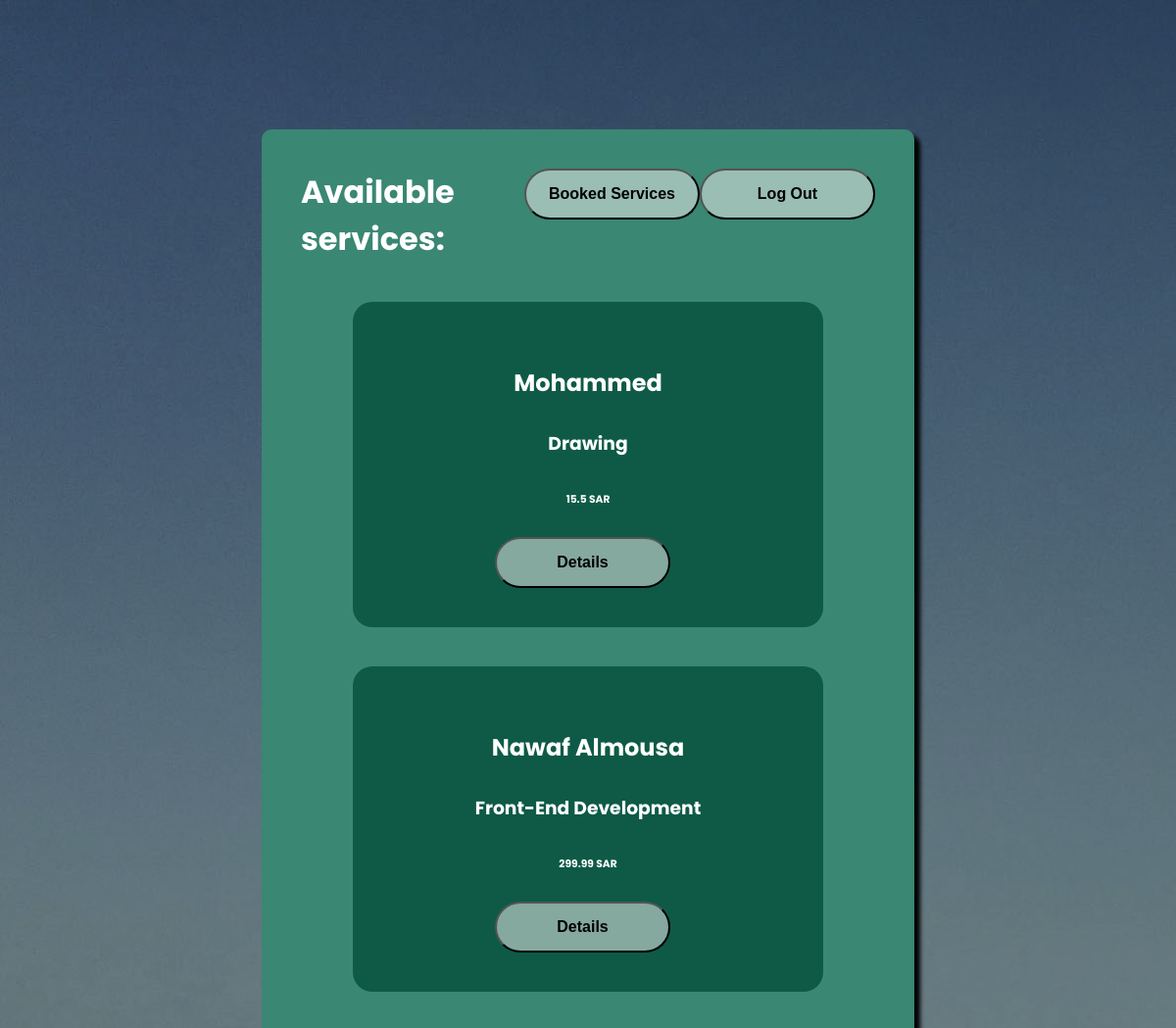
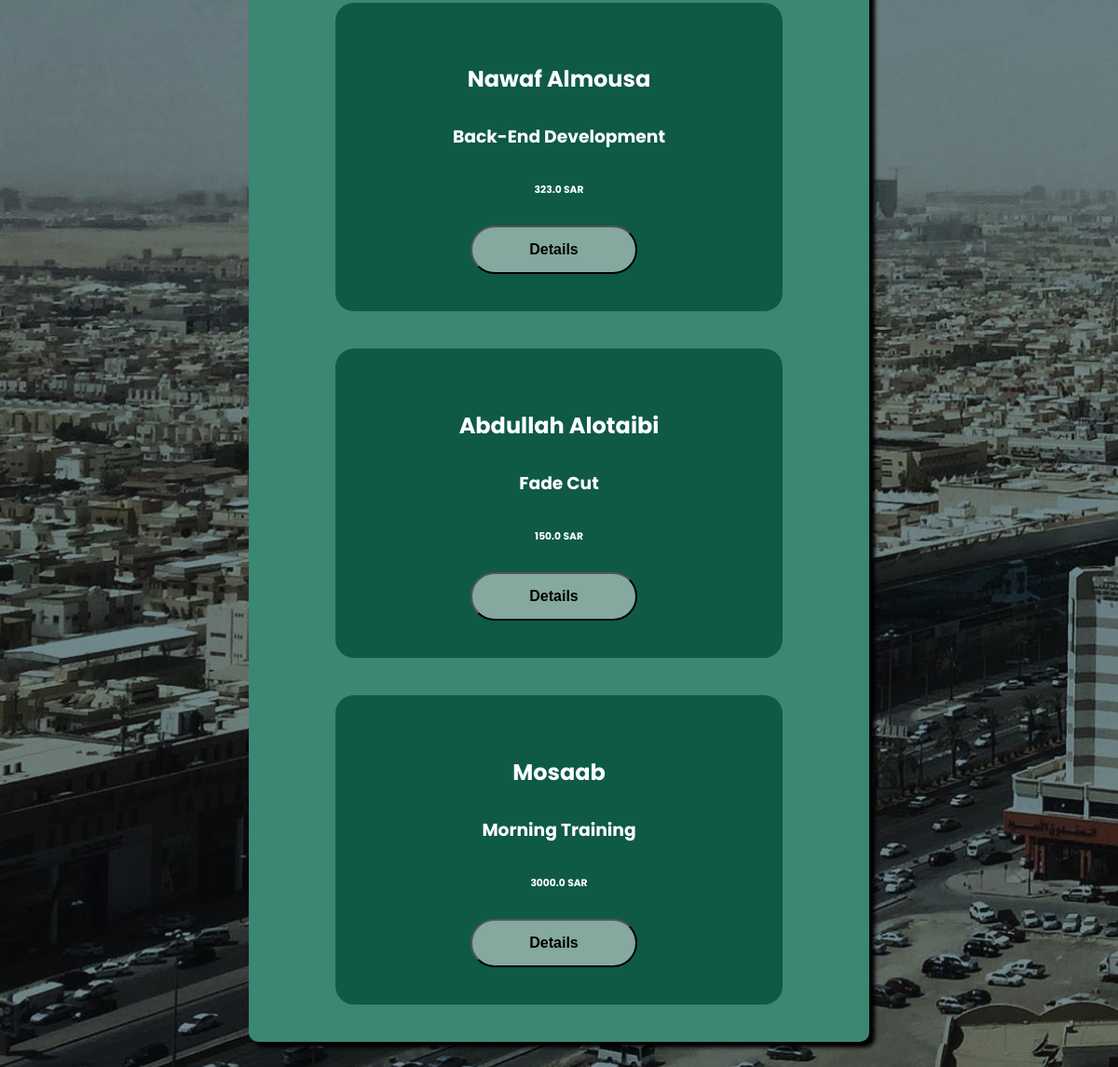
The app's page /saham/ShowServices/Drawing with its own data (2 pictures, top to bottom).
### sahamapp/models.py (models this page shows)
class Service(models.Model):
    serviceId = models.CharField(max_length=6, primary_key=True)
    name = models.CharField(max_length=32, validators=[MinLengthValidator(3)])
    description = models.CharField(max_length=500)
    price = models.FloatField()
    freelancer = models.ForeignKey(Freelancer, on_delete=models.CASCADE, related_name='services')

class Freelancer(models.Model):
    freelancerId = models.CharField(max_length=6,primary_key=True)
    email = models.EmailField(max_length=256,unique=True)
    password = models.CharField(max_length=32, validators=[MinLengthValidator(6)])
    description = models.CharField(max_length=500)
    name = models.CharField(max_length=32, validators=[MinLengthValidator(3)])
    phonenumber = models.CharField(max_length=10, validators=[MinLengthValidator(10)])

### sahamapp/views.py (the view)
# urls.py: path("ShowServices/<str:username>", views.showServices, name='showServices'),
def showServices(request, username):
    services = Service.objects.all()
    return render(request, 'sahamapp/showServices.html', {
        'services': services,
        'username': username
    })

### sahamapp/templates/sahamapp/showServices.html
{% extends 'sahamapp/layout.html' %}
{% load static %}
{% block body %}
<div class="services-container">
    <div class="header">
        <h1 style="margin: 0; color: white; font-weight: bold;">Available services:</h1>
        <a href="{% url 'sahamapp:bookedServices' username %}" >
            <button class="btn btn-bookservice" type="button">Booked Services</button>
        </a>
        <a href="{% url 'sahamapp:index' %}" >
            <button class="btn btn-bookservice" type="button">Log Out</button>
        </a>
    </div>
    <div class="service-wrapper">
        {% for service in services %}
    <div class="service-el">
        <h2 class="details-heading">{{service.freelancer.name}}</h2>
        <h3 class="details-heading">{{service.name}}</h3>
        <h6 class="details-heading">{{service.price}} SAR</h6>
        <div class="btn-container btn-detailsservice">
            <a href="{% url 'sahamapp:showService' username service.serviceId  %}"><button class="btn" type="button">Details</button></a>
        </div>
    </div>
    {%endfor%}
    </div>
</div>
{% endblock %}

### sahamapp/static/sahamapp/index.css (style rules this page uses)
body { background-image: url('images/643c06b56dea095d51413d5d_Riyadh-Saudi-Arabia-Center-Cityscape-Alternative-Spots.jpg'); background-size: cover; font-family: "Poppins", sans-serif; }
.register-container,.login-container,.edit-container,.addService-container,.editService-container,.service-container,.services-container,.showService-container { width: 626px; height: 772px; background-color: #3A8773; margin: 132px auto; border-radius: 10px; box-shadow: 6px 6px 4px black; }
.details-heading { padding: 5px; color: #FFF; text-align: center; }
.header { display: flex; justify-content: space-between; padding: 20px; }
.services-container { padding: 20px; }
::placeholder { color: #ffffff9c; font-size: 16px; }
.btn-container { margin: 50px auto; display: flex; gap: 50px; }
.btn { width: 179px; height: 52px; font-size: 16px; font-weight: bold; border-radius: 40px; background: rgba(235, 235, 235, 0.54); }
.services-container { height: 100%; }
.service-wrapper { display: flex; flex-direction: column; }
.service-el { width: 400px; border-radius: 20px; margin: 20px auto; padding: 40px; background-color: #0e5a46; }
.btn-detailsservice { display: block; width: 190px; margin: auto; }

### records on screen
Service: freelancer.name "Mohammed", name "Drawing", price "15.5"
Service: freelancer.name "Nawaf Almousa", name "Front-End Development", price "299.99"
Service: freelancer.name "Nawaf Almousa", name "Back-End Development", price "323.0"
Service: freelancer.name "Abdullah Alotaibi", name "Fade Cut", price "150.0"
Service: freelancer.name "Mosaab", name "Morning Training", price "3000.0"
